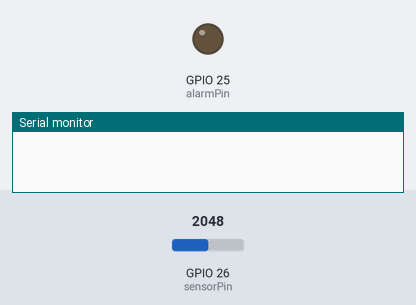
Bench run of a sketch on a simulated ESP32. Parts: output pins drawn as LEDs (lit = HIGH), the last lines printed to the serial monitor. The inputs (shaded band) are chosen by the test bench; at power-on: GPIO 26 (sensorPin) = 2048. WiFi joins after 1.5 s; servers stay silent unless stated.

Above: at 0.1 s.
At 2.1 s:
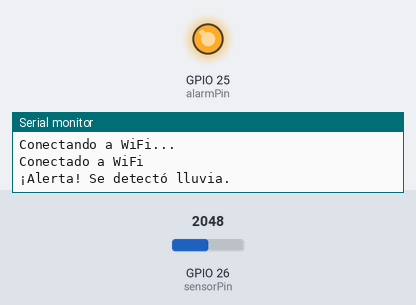
Timing chart, 0 to 3.6 s (numbered marks = the images above):
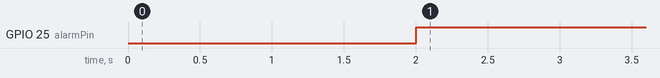

Measured:
- by itself, GPIO 25 (alarmPin): LOW → HIGH at 2.0 s

The sketch:

Prueba_ThingSpeak_1.0.ino
```cpp
#include <WiFi.h>
#include <ThingSpeak.h>

const char* ssid = "Estudiantes";     // Cambia esto con tu SSID de Wi-Fi
const char* password = "educar_2018"; // Cambia esto con tu contraseña de Wi-Fi
const char* thingSpeakApiKey = "JGOXDZA0Y6U13CKQ"; // Cambia esto con tu clave API de ThingSpeak
unsigned long myChannelNumber = 2268200;

const int sensorPin = 26; // Pin analógico donde está conectado el sensor HW-038
const int alarmPin = 25;  // Pin digital donde está conectada la alarma

int sensorThreshold = 2000; // Ajusta este valor según tu entorno

WiFiClient client;

void setup() {
  pinMode(alarmPin, OUTPUT);
  pinMode(sensorPin, INPUT);

  Serial.begin(115200);

  // Conexión a Wi-Fi
  WiFi.begin(ssid, password);
  while (WiFi.status() != WL_CONNECTED) {
    delay(1000);
    Serial.println("Conectando a WiFi...");
  }
  Serial.println("Conectado a WiFi");

  // Inicialización de ThingSpeak
  ThingSpeak.begin(client);
}

void loop() {
  int sensorValue = analogRead(sensorPin);

  if (sensorValue > sensorThreshold) {
    // Activar la alarma y enviar datos a ThingSpeak
    digitalWrite(alarmPin, HIGH);
    Serial.println("¡Alerta! Se detectó lluvia.");
    ThingSpeak.setField(1, "1"); // Campo 1 de ThingSpeak (puede ser cualquier campo)
  } else {
    // Desactivar la alarma
    digitalWrite(alarmPin, LOW);
    Serial.println("No se detectó agua.");
    ThingSpeak.setField(1, "0"); // Campo 1 de ThingSpeak (puede ser cualquier campo)
  }

  // Enviar datos a ThingSpeak cada 15 segundos (puedes ajustar el intervalo)
  ThingSpeak.writeFields(myChannelNumber, thingSpeakApiKey);

  delay(15000); // Esperar 15 segundos antes de la próxima lectura
}
```
